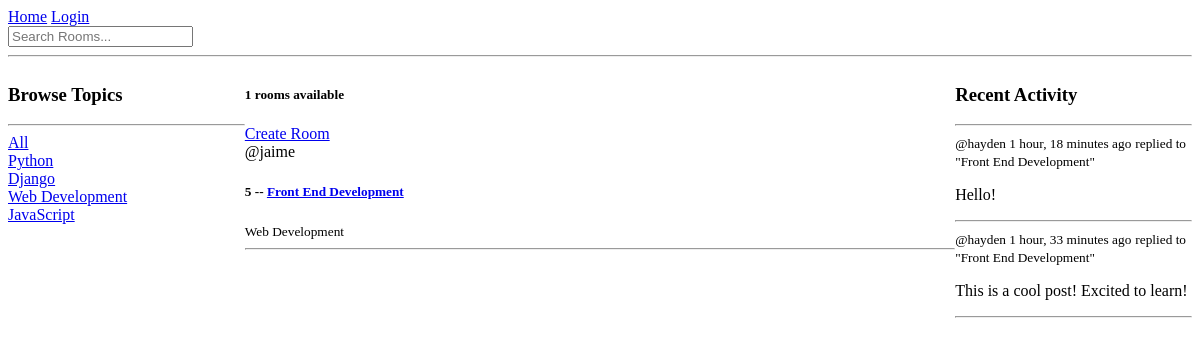
The app's page /, older data.
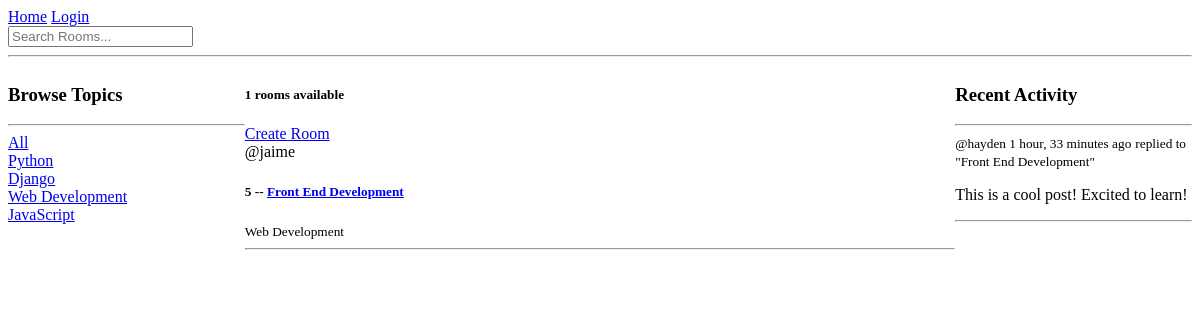
The same page, newer data.
### base/models.py (models this page shows, shortened)
class Topic(models.Model):
  name = models.CharField(max_length=200)

class Room(models.Model):
  host = models.ForeignKey(User, on_delete=models.SET_NULL, null=True)
  topic = models.ForeignKey(Topic, on_delete=models.SET_NULL, null=True)
  name = models.CharField(max_length=200)
  description = models.TextField(null=True, blank=True)
  participants = models.ManyToManyField(User, related_name='participants', blank=True)
  updated = models.DateTimeField(auto_now=True)
  created = models.DateTimeField(auto_now_add=True)
  class Meta:
    ordering = ['-updated', '-created']
  def __str__(self):
    return self.name

class Message(models.Model):
  user = models.ForeignKey(User, on_delete=models.CASCADE)
  room = models.ForeignKey(Room, on_delete=models.CASCADE)
  body = models.TextField()
  updated = models.DateTimeField(auto_now=True)
  created = models.DateTimeField(auto_now_add=True)
  class Meta:
    ordering = ['-updated', '-created']
  def __str__(self):
    return self.body[0:50]

### base/views.py (the view)
# urls.py: path('', views.home, name="home"),
def home(req):
  q = req.GET.get('q') if req.GET.get('q') != None else ''
  rooms = Room.objects.filter(
    Q(topic__name__icontains=q) |
    Q(name__icontains=q) |
    Q(description__icontains=q)
  )
  topics = Topic.objects.all()
  room_count = rooms.count()
  room_messages = Message.objects.all()
  context = {'rooms': rooms, 'topics': topics, 'room_count': room_count, 'room_messages': room_messages}
  return render(req, 'base/home.html', context)

### base/templates/base/home.html (shortened to what this page needs)
{% extends 'main.html' %} {% block content %}
<div class="home-container">
  <div>
    <h3>Browse Topics</h3>
    <hr />
    <div>
      <a href="{% url 'home' %}">All</a>
    </div>
    {% for topic in topics %}
    <div>
      <a href="{% url 'home' %}?q={{topic.name}}">{{topic.name}}</a>
    </div>
    {% endfor %}
  </div>
  <div>
    <h5>{{room_count}} rooms available</h5>
    <a href="{% url 'create-room' %}">Create Room</a>
    <div>
      {% for room in rooms %}
      <div>
        <span>@{{room.host.username}}</span>
        <h5>
          {{room.id}} -- <a href="{% url 'room' room.id%}">{{room.name}}</a>
        </h5>
        <small>{{room.topic.name}}</small>
        <hr />
      </div>
      {% endfor %}
    </div>
  </div>
  <div>
    <h3>Recent Activity</h3>
    <hr />
    {% for message in room_messages %}
    <div>
      <small>@{{message.user}} {{message.created|timesince}} ago</small>
      <small>replied to "{{message.room}}"</small>
      <p>{{message}}</p>
      <hr />
    </div>
    {% endfor %}
  </div>
</div>
{% endblock content %}

Row changes from the older to the newer data that the page shows:
removed Message: user "hayden", created "1 hour, 18 minutes", room "Front End Development", body "Hello!"
